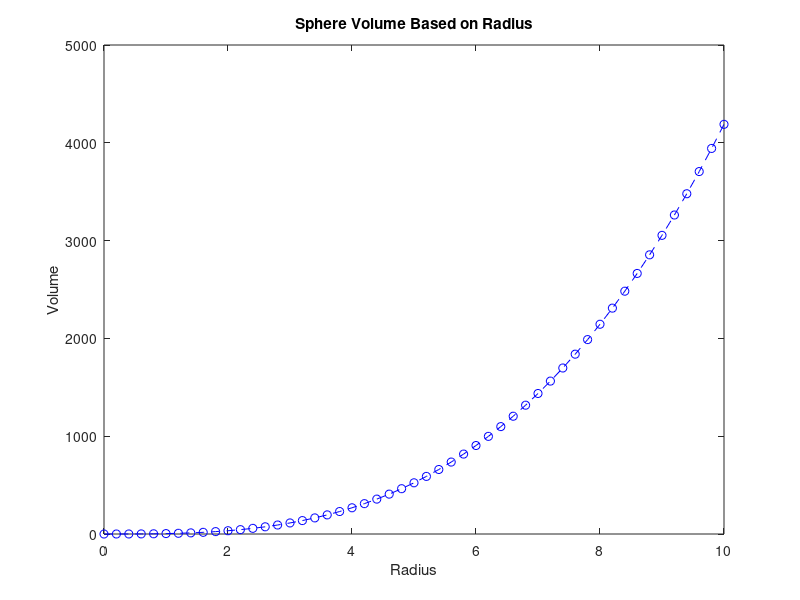

Source code (MATLAB):
r = 0:0.2:10; %Declare radius with 0.2 increments
v = (4.*pi.*r.^3)/3; %Declare volume with element-by-element multiplication
figure; plot(r,v,'bo--'), %Plot r as x-axis, v as y-axis with blue dashed lines
title('Sphere Volume Based on Radius'), %title
xlabel('Radius'), ylabel('Volume') %label axes